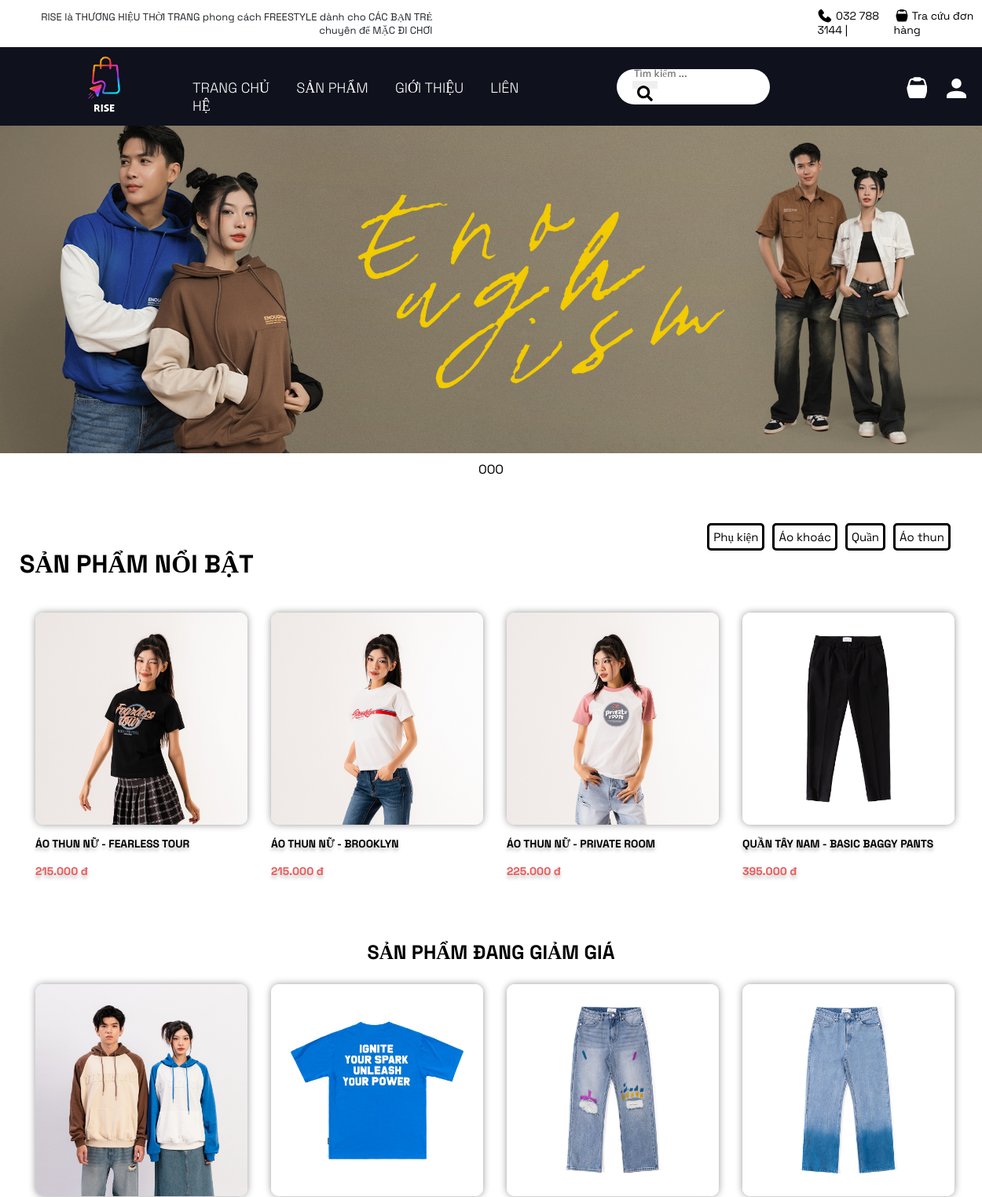
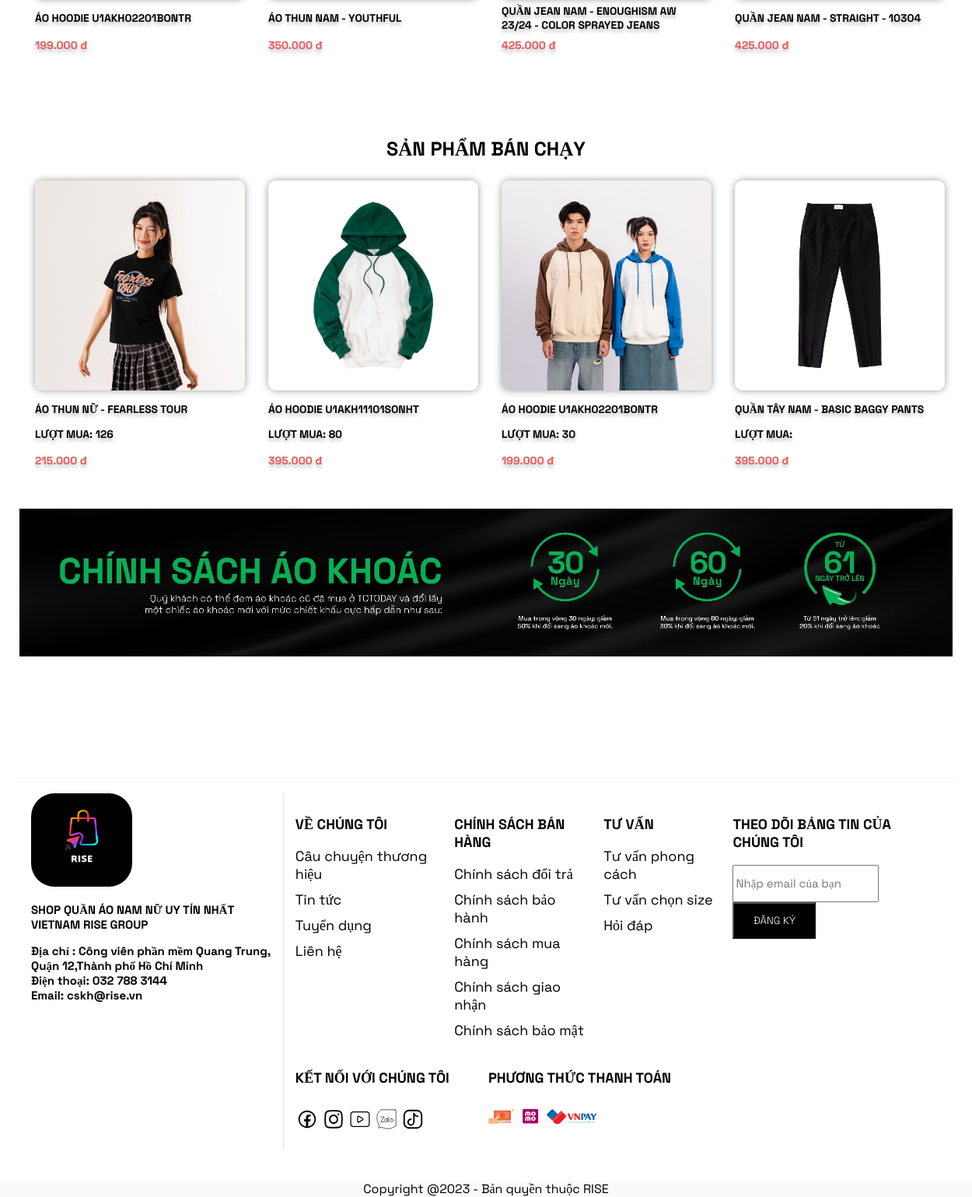
The page / on the database its author committed (2 pictures, top to bottom).
### tables this page shows
CREATE TABLE `danhmuc` (
  `id` int(4) NOT NULL,
  `ten` varchar(100) NOT NULL,
  `ma` int(11) NOT NULL,
  `home` tinyint(4) NOT NULL DEFAULT 0,
  `stt` tinyint(4) NOT NULL DEFAULT 0
);

CREATE TABLE `sanpham` (
  `id` int(4) NOT NULL,
  `ten_sp` varchar(100) NOT NULL,
  `hinh_sp` varchar(100) NOT NULL,
  `gia` int(10) NOT NULL,
  `iddm` int(4) NOT NULL,
  `mota` varchar(2000) NOT NULL,
  `trangthai` tinyint(4) NOT NULL DEFAULT 0,
  `giamgia` tinyint(4) NOT NULL DEFAULT 0,
  `soluong` tinyint(3) NOT NULL,
  `sodonhang` tinyint(3) NOT NULL
);

### dao/pdo.php (called while the page is built, shortened)
<?php
function pdo_get_connection()
{
    $dburl = "mysql:host=localhost;dbname=dataduan1;charset=utf8";
    $username = 'root';
    $password = '';
    $conn = new PDO($dburl, $username, $password);
    $conn->setAttribute(PDO::ATTR_ERRMODE, PDO::ERRMODE_EXCEPTION);
    return $conn;
}
function pdo_query($sql)
{
    $sql_args = array_slice(func_get_args(), 1);
    try {
        $conn = pdo_get_connection();
        $stmt = $conn->prepare($sql);
        $stmt->execute($sql_args);
        $rows = $stmt->fetchAll();
        return $rows;
    } catch (PDOException $e) {
        throw $e;
    } finally {
        unset($conn);
    }
}

### dao/sanpham.php (the view, shortened to what this page needs)
<?php
require_once 'pdo.php';
function dssp_giamgia($limi)
{
    $sql = "SELECT * FROM sanpham WHERE giamgia=1 ORDER BY id DESC limit " . $limi;
    return pdo_query($sql);
}
function dssp_noibat($limi)
{
    $sql = "SELECT * FROM sanpham ORDER BY soluong DESC limit " . $limi;
    return pdo_query($sql);
}
function dssp_nhieuluotmua($limi)
{
    $sql = "SELECT * FROM sanpham ORDER BY sodonhang DESC limit " . $limi;
    return pdo_query($sql);
}
function  showsp($dssp)
{
    $html_dssp = '';
    foreach ($dssp as $sp) {
        extract($sp);
        if ($giamgia == 1) {
            $best = '<div class="best"></div>';
        } else {
            $best = '';
        }
        $link = "index.php?pg=sanphamchitiet&id=" . $id;
        $html_dssp .= '<div class="box25 mr15">
                        ' . $best . '
                        <a href="' . $link . '">
                         <img class="hinh" src="' . $hinh_sp . '" alt="">
                        </a>
                        <p>' . $ten_sp . '</p>
                        <div class="gia_dathang">
                        <span class="price">' . number_format(floatval($gia), 0, ",", "."). '  đ</span>
                        <form action="index.php?pg=giohang" method="post">
                        <input type="hidden" name="hinh_sp" value="' . $hinh_sp . '">
                        <input type="hidden" name="ten_sp" value="' . $ten_sp . '">
                        <input type="hidden" name="gia" value="' . $gia . '">
                        <input type="hidden" name="idpro" value="' . $id . '">
                        </form>
                        </div>
                        </div>';
    }
    return $html_dssp;
}
function  showspbc($dssp)
{
    $html_dssp = '';
    foreach ($dssp as $sp) {
        extract($sp);
        if ($sodonhang > 0) {
            $sodonhang =  $sodonhang;
        } else {
            $sodonhang = '';
        }
        if ($giamgia == 1) {
            $best = '<div class="best"></div>';
        } else {
            $best = '';
        }
        $link = "index.php?pg=sanphamchitiet&id=" . $id;
        $html_dssp .= '<div class="box25 mr15">
                        ' . $best . '
                        <a href="' . $link . '">
                         <img class="hinh" src="' . $hinh_sp . '" alt="">
                        </a>
                        <p>' . $ten_sp . '</p>
                        <p>Lượt mua: ' . $sodonhang . '</p>
                        <div class="gia_dathang">
                        <span class="price">' . number_format(floatval($gia), 0, ",", ".") . '  đ</span>
                        <form action="index.php?pg=giohang" method="post">
                        <input type="hidden" name="hinh_sp" value="' . $hinh_sp . '">
                        <input type="hidden" name="ten_sp" value="' . $ten_sp . '">
                        <input type="hidden" name="gia" value="' . $gia . '">
                        <input type="hidden" name="idpro" value="' . $id . '">
                        </form>
                        </div>
                        </div>';
    }
    return $html_dssp;
}

### dao/danhmuc.php (shortened to what this page needs)
<?php
require_once 'pdo.php';
function danhmuc_select_all()
{
    $sql = "SELECT * FROM danhmuc ORDER BY id DESC";
    return pdo_query($sql);
}
function showdm($dsdm)
{
    $html_dm = '';
    foreach ($dsdm as $dm) {
        extract($dm);
        $link = 'index.php?pg=sanpham&iddm=' . $id;
        $html_dm .= '<a href="' . $link . '">' . $ten . '</a>';
    }
    return $html_dm;
}

### rows shown on the page
danhmuc: ten "Phụ kiện"
danhmuc: ten "Áo khoác"
danhmuc: ten "Quần"
danhmuc: ten "Áo thun"
sanpham: hinh_sp (picture), ten_sp "ÁO THUN NỮ - FEARLESS TOUR", gia "215.000", sodonhang "126"
sanpham: hinh_sp (picture), ten_sp "ÁO THUN NỮ - BROOKLYN", gia "215.000"
sanpham: hinh_sp (picture), ten_sp "ÁO THUN NỮ - PRIVATE ROOM", gia "225.000"
sanpham: hinh_sp (picture), ten_sp "QUẦN TÂY NAM - BASIC BAGGY PANTS", gia "395.000"
sanpham: giamgia 1 (drawn), hinh_sp (picture), ten_sp "ÁO HOODIE U1AKH02201BONTR", gia "199.000", sodonhang "30"
sanpham: giamgia 1 (drawn), hinh_sp (picture), ten_sp "ÁO THUN NAM - YOUTHFUL", gia "350.000"
sanpham: giamgia 1 (drawn), hinh_sp (picture), ten_sp "QUẦN JEAN NAM - ENOUGHISM AW 23/24 - COLOR SPRAYED JEANS", gia "425.000"
sanpham: giamgia 1 (drawn), hinh_sp (picture), ten_sp "QUẦN JEAN NAM - STRAIGHT - 10304", gia "425.000"
sanpham: hinh_sp (picture), ten_sp "ÁO HOODIE U1AKH11101SONHT", sodonhang "80", gia "395.000"
